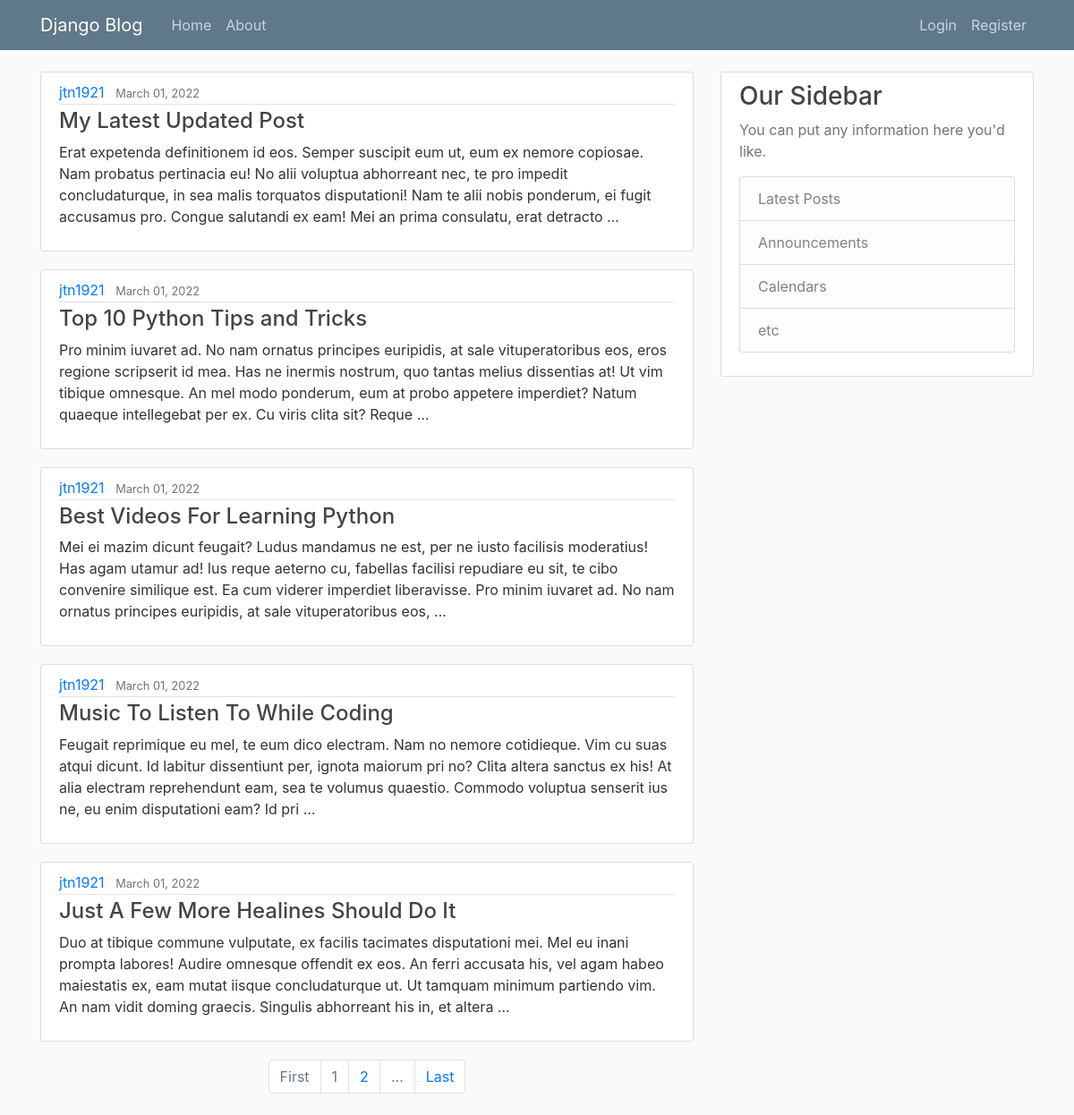
The app's page /jtn1921/ with its own data.
### blog/models.py (models this page shows)
class Post(models.Model):
    title = models.CharField(max_length=100)
    content = models.TextField()
    date_posted = models.DateTimeField(default=timezone.now)
    author = models.ForeignKey(User, on_delete=models.CASCADE)
    def __str__(self):
        return self.title

### blog/views.py (the view)
# urls.py: path('<str:username>/', views.specificUserBlogs, name="specific-user-blogs"),
def specificUserBlogs(request, username):
    userObj = User.objects.get(username=username)
    posts = Post.objects.filter(author=userObj).order_by('-date_posted')
    paginator = Paginator(posts, 5)
    page_number = request.GET.get('page')
    page_obj = paginator.get_page(page_number)
    return render(request, "blog/home.html", {"page_obj": page_obj})

### blog/templates/blog/home.html (shortened to what this page needs)
{% extends "blog/base.html" %} {% block content %} {% for page in page_obj %}
<article class="media content-section">
  <div class="media-body">
    <div class="article-metadata">
      <a class="mr-2" href="{% url 'specific-user-blogs' page.author %}">{{ page.author }}</a>
      <small class="text-muted">{{ page.date_posted|date:"F d, Y" }}</small>
    </div>
    <h4>
      <a class="article-title" href="{% url 'blog-detail' page.id %}">{{ page }}</a>
    </h4>
    <p class="article-content">{{ page.content|truncatewords:50 }}</p>
  </div>
</article>
{% endfor %}
<nav>
  <ul class="pagination justify-content-center">
    <li class="page-item {% if not page_obj.has_previous %} disabled {% endif %}">
      <a class="page-link" href="?page=1">First</a>
    </li>
    {% for i in page_obj.paginator.page_range %}
      {% if page_obj.number == i %}
      <li class="active page-item disabled">
        <a class="page-link" href="#">{{ i }}</a>
      </li>
      {% elif i == page_obj.number|add:'-1' %}
        <li class="page-item">
          <a class="page-link" href="?page={{ page_obj.previous_page_number }}">{{ i }}</a>
        </li>
      {% elif i == page_obj.number|add:'1' %}
      <li class="page-item">
        <a class="page-link" href="?page={{ page_obj.next_page_number }}">{{ i }}</a>
      </li>
      {% endif %}
    {% endfor %}
    {% if page_obj.paginator.num_pages > page_obj.number|add:'1' %}
    <li class="page-item disabled">
      <a class="page-link" href="#">&hellip;</a>
    </li>
    {% endif %}
    <li class="page-item {% if not page_obj.has_next %} disabled {% endif %}">
      <a class="page-link" href="?page={{ page_obj.paginator.num_pages }}">Last</a>
    </li>
  </ul>
</nav>
<br>
{% endblock content %}

### blog/static/blog/main.css (style rules this page uses)
body { background: #fafafa; color: #333333; margin-top: 5rem; }
h1, h2, h3, h4, h5, h6 { color: #444444; }
ul { margin: 0; }
.content-section { background: #ffffff; padding: 10px 20px; border: 1px solid #dddddd; border-radius: 3px; margin-bottom: 20px; }
.article-title { color: #444444; }
.article-content { white-space: pre-line; }
.article-metadata { padding-bottom: 1px; margin-bottom: 4px; border-bottom: 1px solid #e3e3e3; }

### records on screen
Post: author "jtn1921", date_posted "March 01, 2022", title "My Latest Updated Post", content "Erat expetenda definitionem id eos. Semper suscipit eum ut, eum ex nemore copiosae. Nam probatus pertinacia eu! No alii voluptua abhorreant nec, te pro impedit concludaturque, in sea malis torquatos disputationi! Nam te alii nobis ponderum, ei fugit accusamus pro. Congue salutandi ex eam! Mei an prima consulatu, erat detracto …"
Post: author "jtn1921", date_posted "March 01, 2022", title "Top 10 Python Tips and Tricks", content "Pro minim iuvaret ad. No nam ornatus principes euripidis, at sale vituperatoribus eos, eros regione scripserit id mea. Has ne inermis nostrum, quo tantas melius dissentias at! Ut vim tibique omnesque. An mel modo ponderum, eum at probo appetere imperdiet? Natum quaeque intellegebat per ex. Cu viris clita sit? Reque …"
Post: author "jtn1921", date_posted "March 01, 2022", title "Best Videos For Learning Python", content "Mei ei mazim dicunt feugait? Ludus mandamus ne est, per ne iusto facilisis moderatius! Has agam utamur ad! Ius reque aeterno cu, fabellas facilisi repudiare eu sit, te cibo convenire similique est. Ea cum viderer imperdiet liberavisse. Pro minim iuvaret ad. No nam ornatus principes euripidis, at sale vituperatoribus eos, …"
Post: author "jtn1921", date_posted "March 01, 2022", title "Music To Listen To While Coding", content "Feugait reprimique eu mel, te eum dico electram. Nam no nemore cotidieque. Vim cu suas atqui dicunt. Id labitur dissentiunt per, ignota maiorum pri no? Clita altera sanctus ex his! At alia electram reprehendunt eam, sea te volumus quaestio. Commodo voluptua senserit ius ne, eu enim disputationi eam? Id pri …"
Post: author "jtn1921", date_posted "March 01, 2022", title "Just A Few More Healines Should Do It", content "Duo at tibique commune vulputate, ex facilis tacimates disputationi mei. Mel eu inani prompta labores! Audire omnesque offendit ex eos. An ferri accusata his, vel agam habeo maiestatis ex, eam mutat iisque concludaturque ut. Ut tamquam minimum partiendo vim. An nam vidit doming graecis. Singulis abhorreant his in, et altera …"

### other values on screen
{{ i }} "1"
{{ i }} "2"
